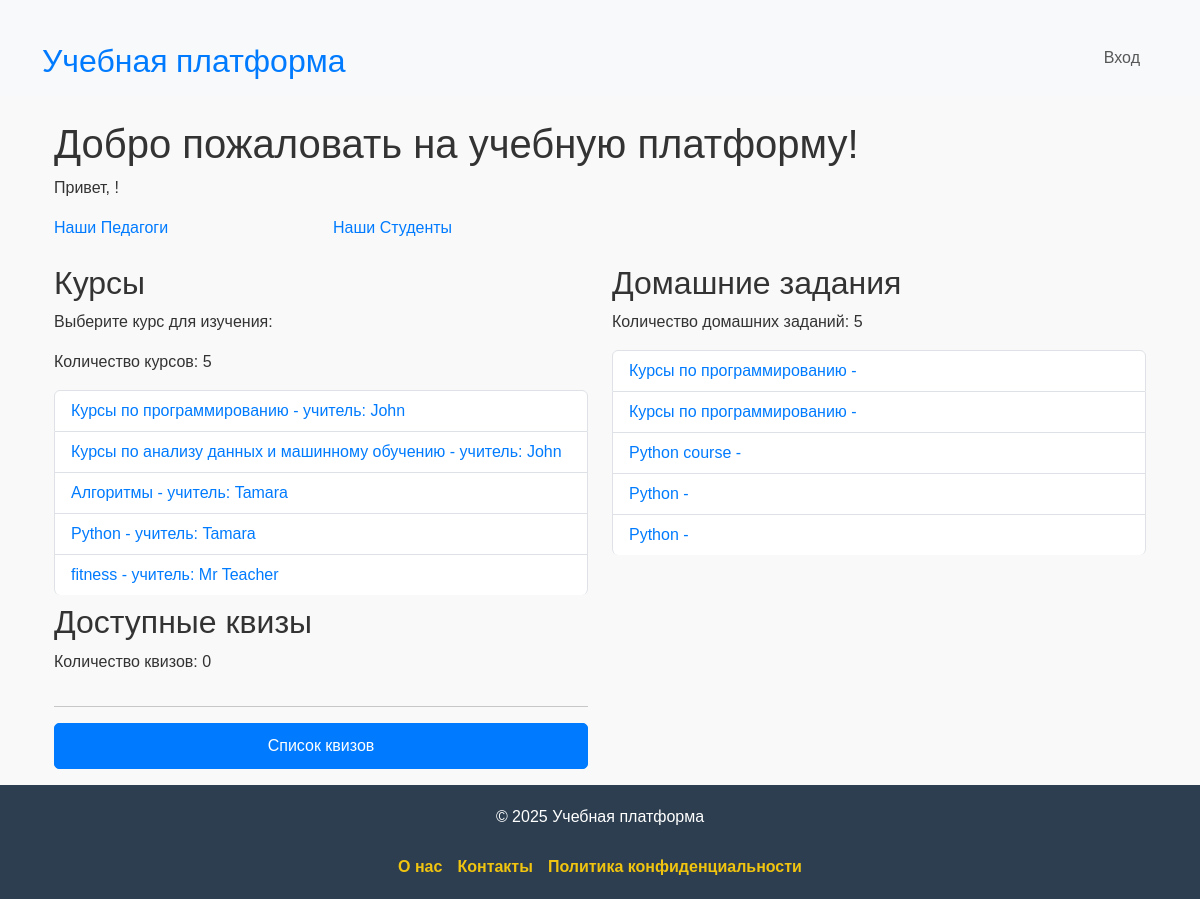
The app's page /, older data.
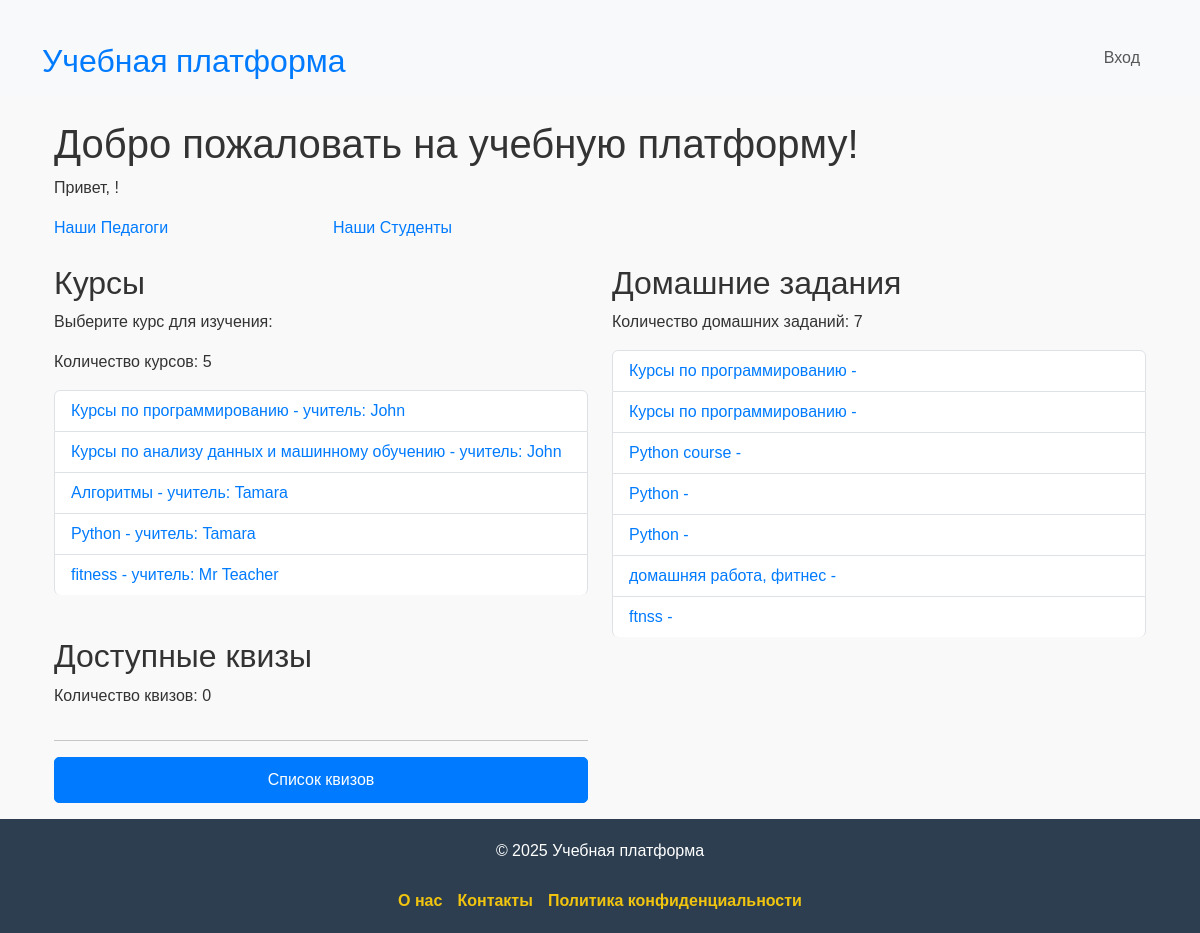
The same page, newer data.
### online_courses/models.py (models this page shows, shortened)
class Course(models.Model):
    title = models.CharField(max_length=255)
    description = models.TextField(null=True, blank=True)
    teacher = models.ForeignKey(User, on_delete=models.SET_NULL, null=True, limit_choices_to={'role': 'teacher'}, related_name='courses_taught')
    students = models.ManyToManyField(User, related_name='enrolled_courses', blank=True, limit_choices_to={'role': 'student'})

class User(AbstractUser):
    ROLE_CHOICES = [
        ('student', 'Студент'),
        ('teacher', 'Преподаватель'),
        ('admin', 'Администратор')
    ]
    username = models.CharField(max_length=100, unique=True)
    email = models.EmailField(unique=True)
    role = models.CharField(max_length=20, choices=ROLE_CHOICES, default='student')
    def __str__(self):
        return self.username

class Homework(models.Model):
    title = models.CharField(max_length=255)
    description = models.TextField(null=True, blank=True)
    course = models.ForeignKey(Course, on_delete=models.CASCADE, related_name='homeworks')
    due_date = models.DateField()
    assigned_by = models.ForeignKey(User, on_delete=models.CASCADE, limit_choices_to={'role': 'teacher'}, related_name='assigned_homeworks')
    assigned_to = models.ForeignKey(User, on_delete=models.CASCADE, limit_choices_to={'role': 'student'}, related_name='homeworks', blank=True, null=True)

### online_courses/views.py (the view, shortened to what this page needs)
# urls.py: path('', home, name='home'),
def home(request):
    courses = Course.objects.all()
    homeworks = Homework.objects.all()
    lessons = Lesson.objects.none()
    quizzes = Quiz.objects.none()
    teachers = User.objects.filter(role='teacher')
    print()
    return render(request, 'home.html', {
        'courses': courses,
        'homeworks': homeworks,
        'lessons': lessons,
        'quizzes': quizzes,
        'homeworks': homeworks,
        'teachers': teachers,
    })

### online_courses/templates/home.html (shortened to what this page needs)
{% extends 'base.html' %}
{% block content %}
<div class="container mt-4">
    <h1>Добро пожаловать на учебную платформу!</h1>
    <p>Привет, {{ user.username }}!</p>
    <div class="row">
        <div class="mb-4 col-sm-3">
            <a href="{% url 'online_courses:teacher_list' %}">
                Наши Педагоги
            </a>
        </div>
        <div class="mb-4 col-sm-3" >
            <a href="{% url 'online_courses:student_list' %}">
                Наши Студенты
            </a>
        </div>
    </div>
    <div class="row">
        <div class="col-md-6 mb-2">
            <h2>Курсы</h2>
            <p>Выберите курс для изучения:</p>
            <p>Количество курсов: {{ courses|length }}</p>
            <ul class="list-group">
                {% for course in courses %}
                    <li class="list-group-item list-group-item-action">
                        <a href="{% url 'online_courses:course_detail' course.id %}" class="text-decoration-none">{{ course.title }} - учитель: {{ course.teacher }}</a>
                    </li>
                {% endfor %}
            </ul>
        </div>
        <div class="col-md-6">
            <h2>Домашние задания</h2>
            <p>Количество домашних заданий: {{ homeworks|length }}</p>
            <ul class="list-group">
                {% for homework in homeworks %}
                    <li class="list-group-item list-group-item-action">
                        <a href="{% url 'online_courses:review_homework' homework.id %}" class="text-decoration-none">{{ homework.title }} - {{ homework.course.name }}</a>
                    </li>
                {% empty %}
                    <li class="list-group-item list-group-item-action">Нет доступных домашних заданий.</li>
                {% endfor %}
            </ul>
        </div>
        <div class="col-md-6">
            <h2>Доступные квизы</h2>
            <p>Количество квизов: {{ quizzes|length }}</p>
            <hr>
            <p><a href="{% url 'online_courses:quiz_list' %}" class="btn btn-primary">Список квизов</a></p>
        </div>
    </div>
</div>
{% endblock %}

Row changes from the older to the newer data that the page shows:
added Homework: title "домашняя работа, фитнес"
added Homework: title "ftnss"
Text that changed along with them:
{{ homeworks|length }}: "5" → "7"
